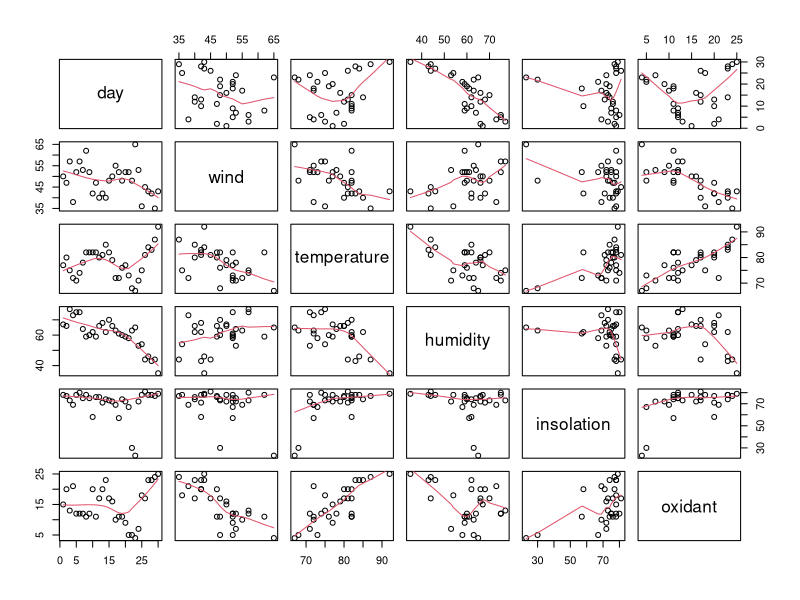
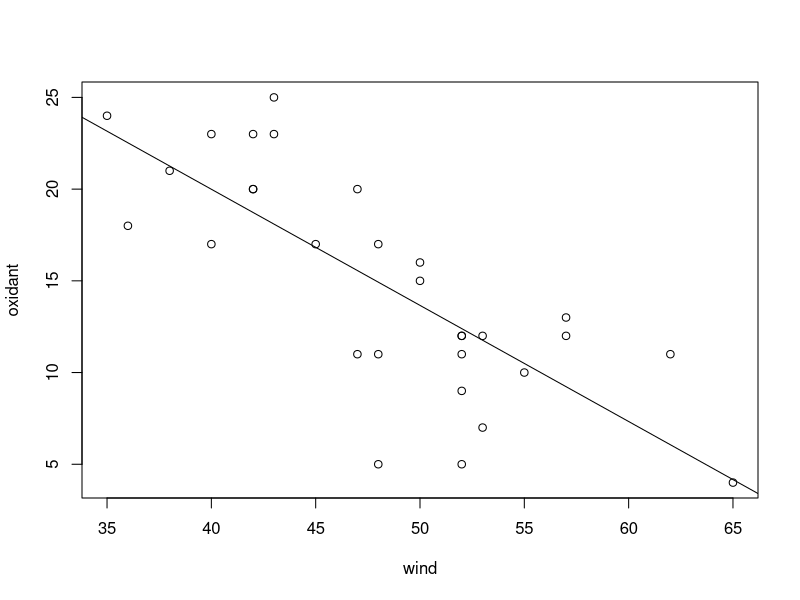
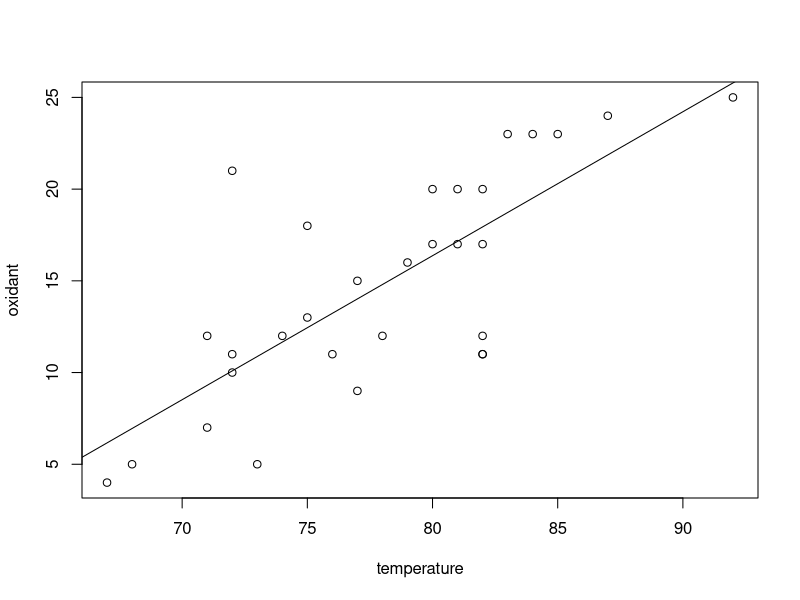
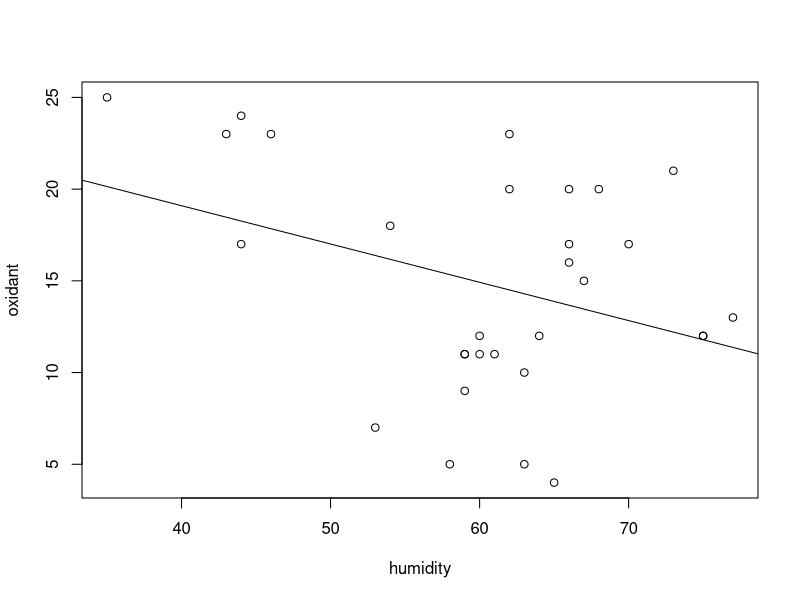
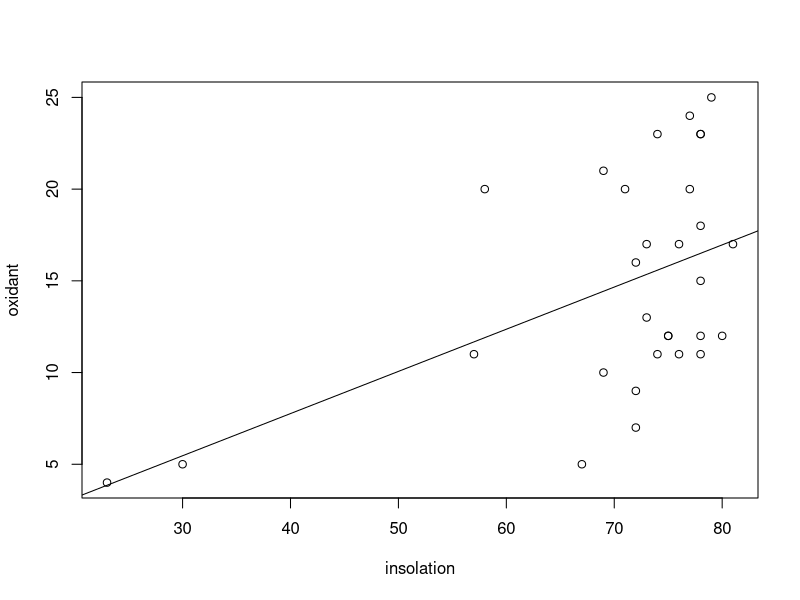

These charts were generated, in order, by the following R code:
data = read.table("airpollution.txt", header=TRUE)

#######################
# POINT 1
#######################
pairs(data, panel=panel.smooth)

#some pairs are highly correlated, especially with oxidant that is a main factor of our investigation
#I think linear regression could be useful here

#######################
# POINT 2
#######################

#### wind ####
windlm=lm(oxidant~wind,data=data)
summary(windlm)
plot(oxidant~wind, data=data)
abline(windlm)
#comment: slope is negative, p-value is low - there is significant correlation

#### temperature ####
templm=lm(oxidant~temperature,data=data)
summary(templm)
plot(oxidant~temperature, data=data)
abline(templm)
#comment: slope is positive, p-value is low - there is significant correlation

#### humidity ####
humilm=lm(oxidant~humidity,data=data)
summary(humilm)
plot(oxidant~humidity, data=data)
abline(humilm)
#comment: slope is negative, p-value is high - there is no significant correlation

#### insolation ####
insolm=lm(oxidant~insolation,data=data)
summary(insolm)
plot(oxidant~insolation, data=data)
abline(insolm)
#comment: slope is positive, p-value is low - there is significant correlation


# DETERMINATION COEFFICIENT: R^2
# wind - 0.5863
# temperature - 0.576
# humidity - 0.124 - high p-value H0 rejected
# insolation - 0.22993


# STEP-UP

#the best - the highest R^2: wind

# wind + temperature
windTemplm=lm(oxidant~wind+temperature,data=data)
summary(windTemplm)
# R2: 0.7773 - signifficant increase

# wind + temperature + insolation
windTempInslm=lm(oxidant~wind+temperature+insolation,data=data)
summary(windTempInslm)
# R2: 0.7816 - insignifficant increase, we should stop

#######################
# POINT 3
#######################

#included all relevant variables
windTempInslm=lm(oxidant~wind+temperature+insolation,data=data)
summary(windTempInslm)

#for insolation p-value is higher than 0.05 - we remove that variable
windTemplm=lm(oxidant~wind+temperature,data=data)
summary(windTemplm)

